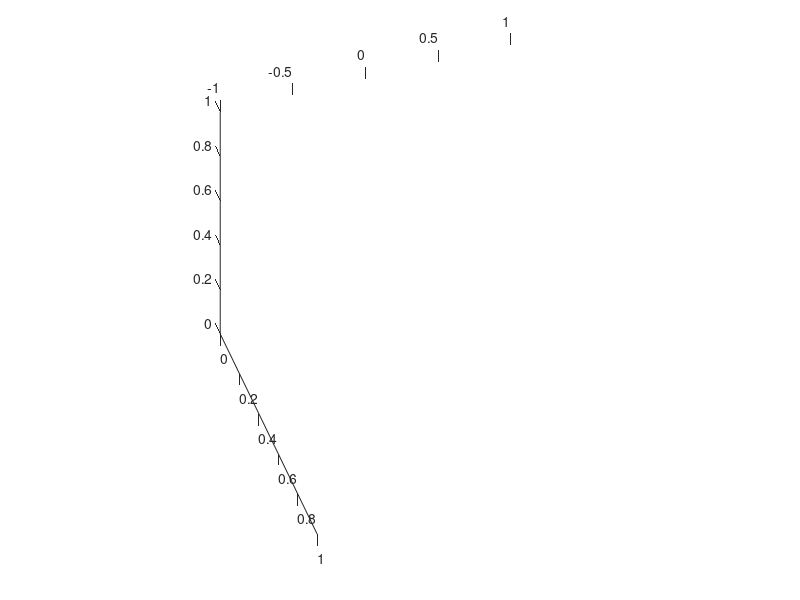

Here is the MATLAB script that generated this plot: (Note: this script raises an error after producing the figure.)
clc
clear all
close all

d1 = 1;
d2 = 0.2;
robot.k = ones(1,24)*100;
robot.d = [d1,d1,d1,d1,d1,d1];
robot.l = ones(1,24)*0.2;
robot.x0 = [0.3,-0.5,0.3,0,1,0,...
    0.3,-0.5,0.6,0,1,0,...
    -0.3,0.3,0.5,1,0,0,...
    -0.3,-0.3,0.5,1,0,0];
robot.m = [1,1,1,1,1,1]*0;
robot.f = [0;0;10]*0;
robot.active_springs = [10,12,19,23];
robot.end_eff.rod = 4;
robot.end_eff.end = 1;
robot.base_1_1 = [0,0,0]';
robot.base_1_2 = [0,0,1]';
robot.base_2_1 = [0.4,0,0]';
robot.base_2_2 = [0.4,0,1]';

robot.energy_f = @energy_sphere;

dp = linspace(0,2*pi,41);
dx = 0.1*sin(dp);
dy = 0.1*cos(2*dp);
dz = 0.1*cos(dp);
fig = figure;
campos([-1,-1,1])
h = animatedline;
m = [1,1,1,1,1,1]*3;
[p0,x2] = forward_kin_tensegrity(robot);
filename = 'testAnimated.gif';
plot3([0,0],[0,0],[0,0]);
for k = 1:length(dp)
    p_task_2 = p0 + [dx(k)
               dy(k)
               dz(k)];
    robot = inv_kin_tensegrity(p_task_2,robot);
    [p,x2] = forward_kin_tensegrity(robot);
    addpoints(h,p_task_2(1),p_task_2(2),p_task_2(3));
    plot3(p0(1) + dx, p0(2) + dy, p0(3) + dz);
    visualize(p,x2,robot)
    drawnow
    % Capture the plot as an image 
      frame = getframe(fig); 
      im = frame2im(frame); 
      [imind,cm] = rgb2ind(im,256); 
      % Write to the GIF File 
      if k == 1 
          imwrite(imind,cm,filename,'gif', 'Loopcount',inf); 
      else 
          imwrite(imind,cm,filename,'gif','WriteMode','append'); 
      end 
    hold off;
    plot3([0,0],[0,0],[0,0]);
end